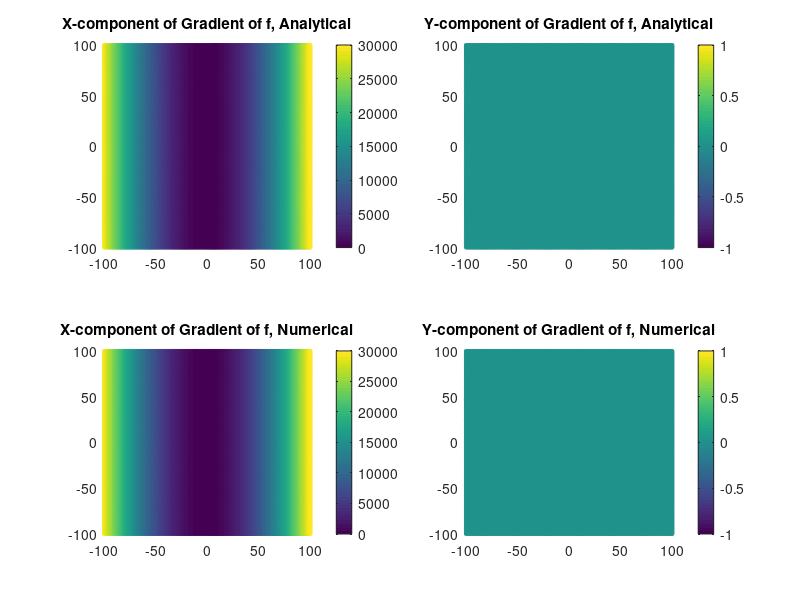
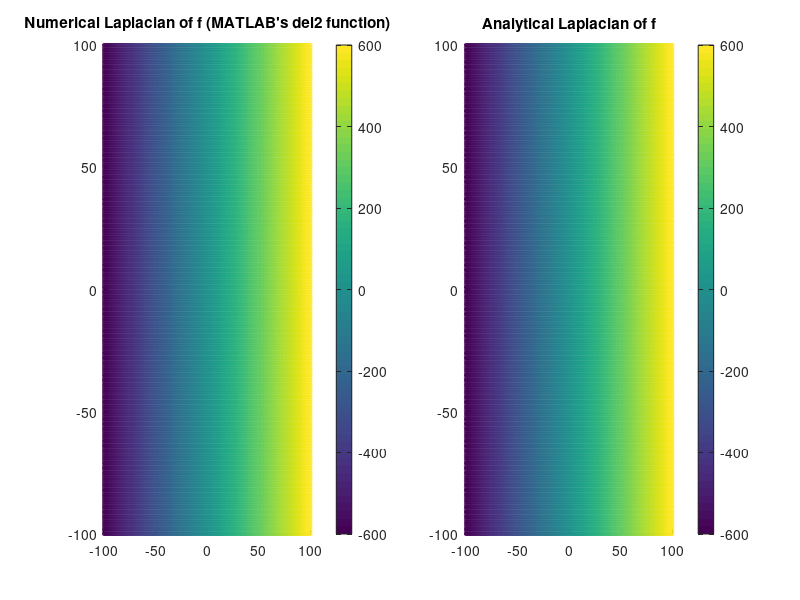

Here is the MATLAB script that generated these plots, in order:
% Explore an analytic field 
% Consider f = x^3;
% Then nabla f = 3x^2 (i) + 0 (j);
% Then lap(f) = 6x;
close all
X = [-100:1:100];
x_spacing = X(2)-X(1);
Y = [-100:1:100];
y_spacing = Y(2)-Y(1);
[XX,YY] = meshgrid(X,Y);
XXforloop = XX(:);
YYforloop = YY(:);
f = XX.^3;

%%% Gradient

% Analytic
[FX_Analytic] = 3.*XX.^2;
[FY_Analytic] = zeros(size(XX));

% Numerical
[FX_Numerical,FY_Numerical] = gradient(f);

%%% Laplacian
Lap_Numerical = 4.*del2(f);
Lap_Analytical = 6.*XX;

%%%%%%%%%%%%%%%%%%%%%%%%%%%%%%%%%%%%%%%%%%%%%%%%%%%%%%%%%%%%%%%%%%%
% Plotting
%%%%%%%%%%%%%%%%%%%%%%%%%%%%%%%%%%%%%%%%%%%%%%%%%%%%%%%%%%%%%%%%%%%

figure(1)
subplot(2,2,1)
scatter(XX(:),YY(:),5,FX_Analytic(:))
title('X-component of Gradient of f, Analytical')
colorbar
caxis([0 3*10^4])

subplot(2,2,2)
scatter(XX(:),YY(:),5,FY_Analytic(:))
title('Y-component of Gradient of f, Analytical')
colorbar

subplot(2,2,3)
scatter(XX(:),YY(:),5,FX_Numerical(:))
title('X-component of Gradient of f, Numerical')
colorbar
caxis([0 3*10^4])

subplot(2,2,4)
scatter(XX(:),YY(:),5,FY_Numerical(:))
title('Y-component of Gradient of f, Numerical')
colorbar


%%%%
figure(2)
subplot(1,2,1)
scatter(XX(:),YY(:),5,Lap_Numerical(:))
colorbar
title('Numerical Laplacian of f (MATLAB''s del2 function)')
caxis([-600 600])

subplot(1,2,2)
scatter(XX(:),YY(:),5,Lap_Analytical(:))
colorbar
title('Analytical Laplacian of f')
caxis([-600 600])


%%%%% Get laplacian via gauss thm
len=length(XXforloop)
% loop over every point of interest. Let's assume a regularly spaced grid. 

for ijk = 1:len
currX = XXforloop(ijk);
currY = YYforloop(ijk);
% find the closed 'loop' that encloses every point. 
% define loop as right, bottom right, down, bottom left, left, top left,
% top, top right. 

loopX = [currX+x_spacing currX+x_spacing currX currX-x_spacing ...
    currX-x_spacing currX-x_spacing currX currX+x_spacing];

loopY = [currY currY-y_spacing currY-y_spacing currY-y_spacing currY...
    currY+y_spacing currY+y_spacing currY+y_spacing];

% get the values of the gradient that we care about along these paths. 


end